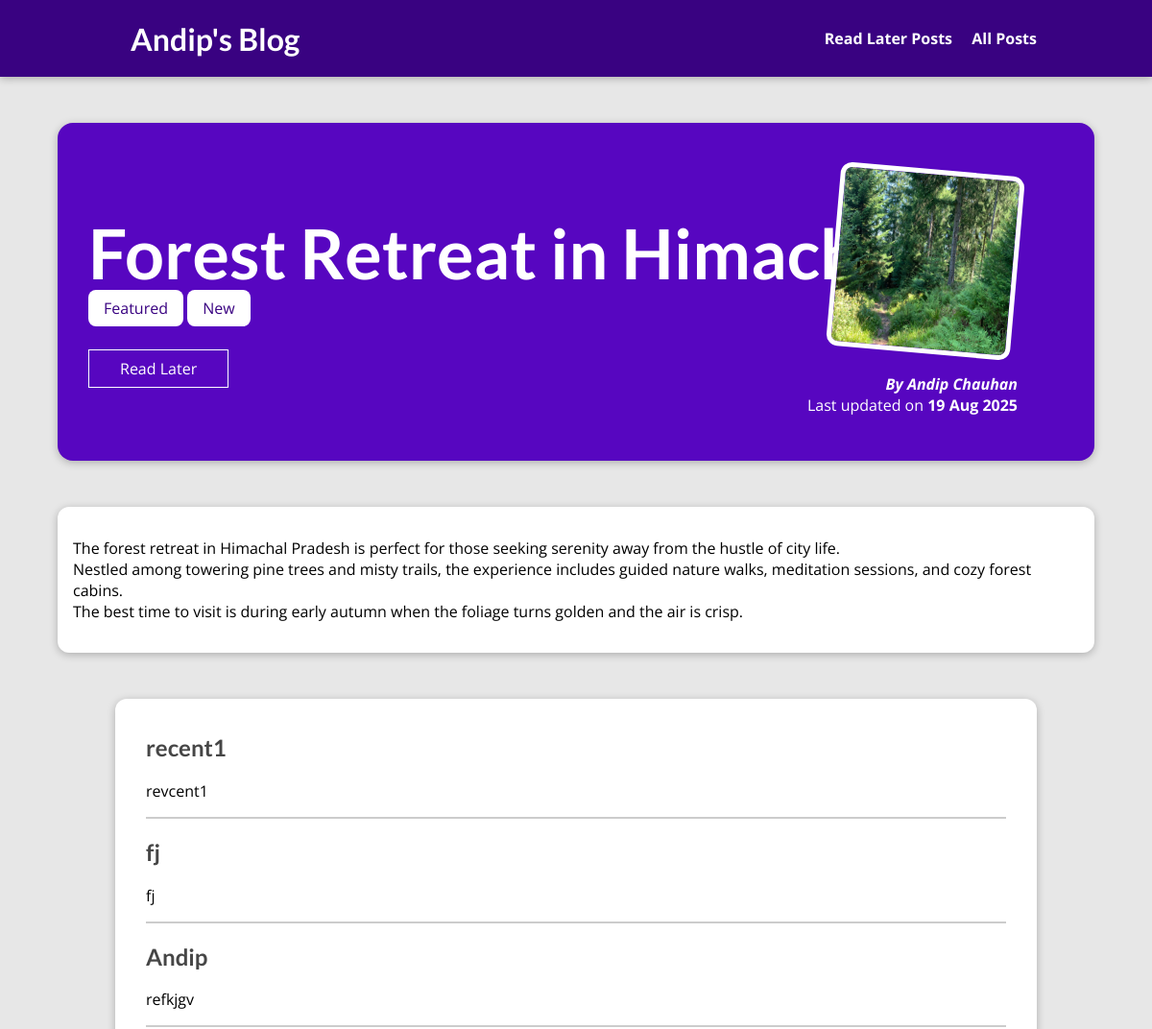
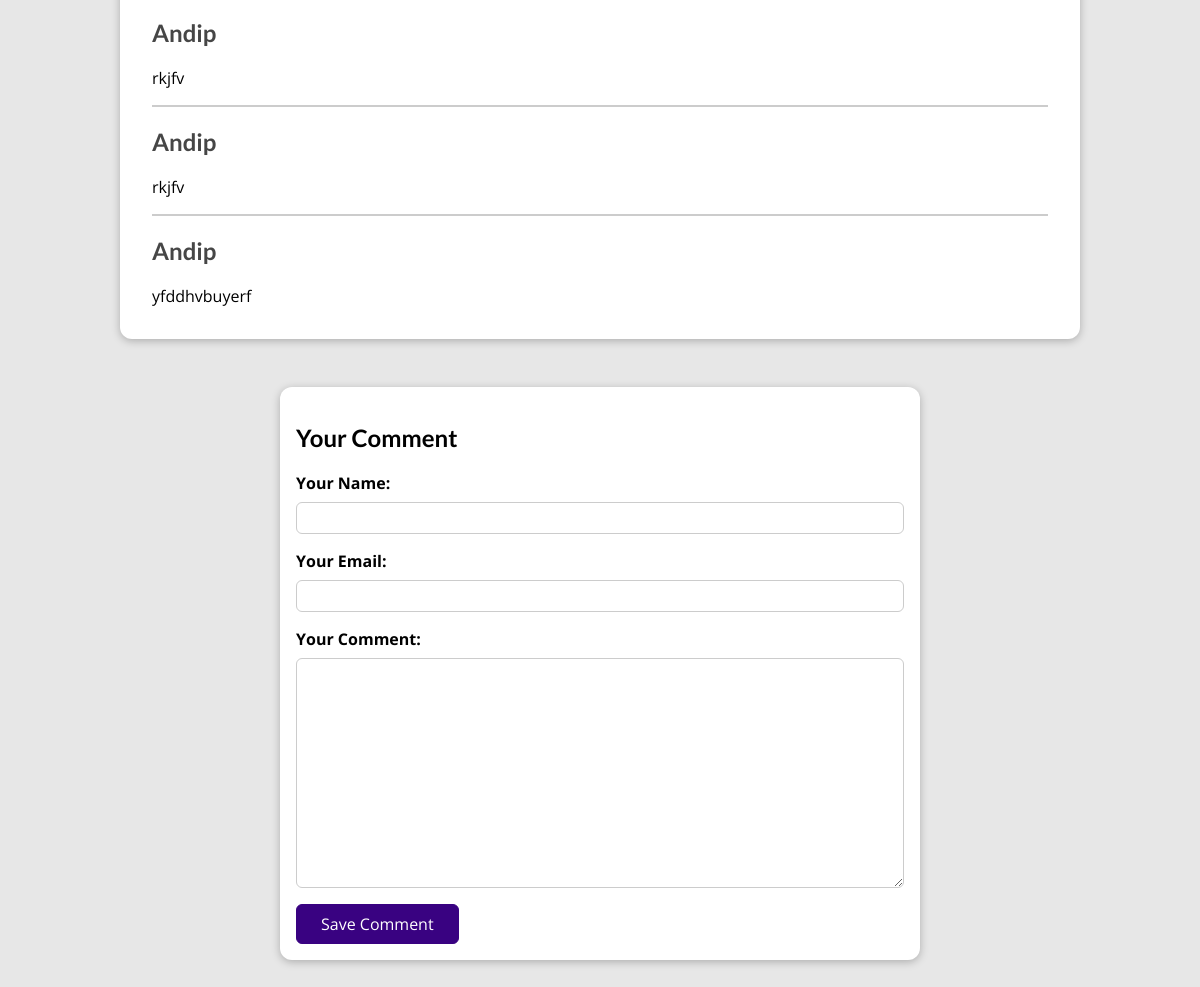
The app's page /posts/forest-retreat with its own data (2 pictures, top to bottom).
### blog/models.py (models this page shows, shortened)
class Post(models.Model):
    title = models.CharField(max_length=200)
    excerpt = models.CharField(max_length=300)
    image = models.ImageField(upload_to="posts", null=True)
    date = models.DateField(auto_now_add=True)
    slug = models.SlugField(unique=True, db_index=True)
    content = models.TextField(validators=[MinLengthValidator(10)])
    author = models.ForeignKey(
        Author, on_delete=models.SET_NULL, null=True, related_name="posts"
    )
    tag = models.ManyToManyField(Tag, related_name="posts")

class Tag(models.Model):
    caption = models.CharField(max_length=50)

class Author(models.Model):
    first_name = models.CharField(max_length=100)
    last_name = models.CharField(max_length=100)
    email = models.EmailField(max_length=254)
    def full_name(self):
        return f"{self.first_name} {self.last_name}"
    def __str__(self):
        return self.full_name()

class Comment(models.Model):
    user_name = models.CharField(max_length=100)
    user_email = models.EmailField(max_length=254)
    text = models.TextField(max_length=400)
    post = models.ForeignKey(Post, on_delete=models.CASCADE, related_name="comments")

### blog/views.py (the view, shortened to what this page needs)
# urls.py: path('posts/<slug:slug>', views.SinglePostView.as_view(), name='post-detail-page'),   # /posts/<post_title>
class SinglePostView(View):
    def is_stored_post(self, request, post_id):
        stored_posts = request.session.get("stored_posts")
        if stored_posts is not None:
            saved = post_id in stored_posts
        else:
            saved = False
        return saved
    def get(self,request, slug):
        target_post = Post.objects.get(slug=slug)
        context = {
            'post' : target_post,
            'post_tags': target_post.tag.all(),
            'comment_form': CommentForm(),
            'comments': target_post.comments.all().order_by("-id"),
            'saved': self.is_stored_post(request, target_post.id)
        }
        return render(request, 'blog/post-detail.html', context)

### blog/forms.py
class CommentForm(forms.ModelForm):
    class Meta:
        model = Comment
        exclude = ["post"]
        labels = {
            "user_name": "Your Name",
            "user_email": "Your Email",
            "text": "Your Comment"
        }

### blog/templates/blog/post-detail.html (shortened to what this page needs)
{% extends "base.html" %}
{% load static %}
{% block css_files %}
<link rel="stylesheet" href="{% static 'blog/post-detail.css' %}">
{% endblock css_files %}
{% block content %}
<section id="summary">
    <h2> {{ post.title }} </h2>
    <div>
        {% for tag in post_tags %}
            <span class="tag">{{ tag.caption }}</span>
        {% endfor %}
    </div>
    <div id="read-later">
        <form action="{% url "read-later" %}" method="POST">
            <button>
                {% if saved %}
                Remove from Read Later
                {% else %}
                Read Later
                {% endif %}
            </button>
        </form>
    </div>
    <article>
        <img src="{{ post.image.url }}" alt="Post Title">
        <address> <a href="mailto:{{ post.author.email }}"> By {{post.author}}  </a> </address>
        <div>
            Last updated on <time> {{ post.date|date:"d M Y"  }} </time>
        </div>
    </article>
</section>
<main>
   <p> {{ post.content|linebreaks }} </p>
</main>
<section id="comments">
    <ul>
        {% for comment in comments %}
        <li>
            <h2>{{comment.user_name}}</h2>
            <p>{{ comment.text | linebreaks }}</p>
        </li>
        {% endfor %}
    </ul>
</section>
<section id='comment-form'>
    <h2>Your Comment</h2>
    <form action="{% url "post-detail-page" post.slug %}" method='POST'>
        {% for field in comment_form %}
        <div class="form-control {% if field.errors %}invalid{% endif %}">
            {{ field.label_tag }}
            {{ field }}
        </div>
        {% endfor %}
        <button>Save Comment</button>
    </form>
</section>
{% endblock content %}

### static/app.css (style rules this page uses)
* { box-sizing: border-box; }
html { font-family: 'Open Sans', 'Lato', sans-serif; }
body { margin: 0; }
h1, h2, h3 { font-family: 'Lato', sans-serif; font-weight: bold; }

### blog/static/blog/post-detail.css (style rules this page uses)
body { background-color: #e7e7e7; }
#summary { margin: 8rem auto 3rem auto; padding: 2rem; width: 90%; max-width: 90rem; border-radius: 16px; background-color: #5706c0; position: relative; box-shadow: 0 2px 8px rgba(0, 0, 0, 0.25); height: 22rem; }
#summary h2 { color: white; font-size: 4.5rem; margin-bottom: 0.25rem; }
#summary article { position: absolute; top: 2rem; right: 3rem; padding: 1rem 2rem; border-radius: 12px; text-align: right; color: white; }
#summary article img { width: 12rem; height: 12rem; border-radius: 12px; transform: rotateZ(5deg); border: 5px solid white; margin-bottom: 1rem; }
#summary address { font-weight: bold; }
#summary a { color: white; text-decoration: none; }
#summary time { font-weight: bold; }
#read-later { margin: 2rem 0; }
#read-later button { background-color: transparent; border: 1px solid white; padding: 0.5rem 2rem; font: inherit; color: white; cursor: pointer; }
main { width: 90%; max-width: 90rem; margin: 3rem auto; background-color: white; padding: 1rem; border-radius: 12px; box-shadow: 0 2px 8px rgba(0, 0, 0, 0.25); }
.tag { background-color: white; color: #390281; padding: 0.5rem 1rem; border-radius: 8px; }
#comment-form { margin: 3rem auto; width: 90%; max-width: 40rem; border-radius: 12px; background-color: white; box-shadow: 0 2px 8px rgba(0, 0, 0, 0.25); padding: 1rem; }
#comment-form button { font: inherit; background-color: #390281; color: white; border: 1px solid #390281; padding: 0.5rem 1.5rem; border-radius: 6px; cursor: pointer; }
.form-control { margin-bottom: 1rem; }
.form-control label { font-weight: bold; margin-bottom: 0.5rem; display: block; }
.form-control input, .form-control textarea { display: block; width: 100%; font: inherit; padding: 0.25rem; border-radius: 6px; border: 1px solid #ccc; }
#comments { margin: 3rem auto; width: 90%; max-width: 60rem; border-radius: 12px; background-color: white; box-shadow: 0 2px 8px rgba(0, 0, 0, 0.25); padding: 1rem 2rem; }
#comments ul { list-style: none; margin: 0; padding: 0; }
#comments li { margin-bottom: 1rem; border-bottom: 2px solid #ccc; }
#comments li:last-of-type { border-bottom: none; }
#comments h2 { color: #464646; }

### records on screen
Post: title "Forest Retreat in Himachal", image (picture), author "Andip Chauhan", date "19 Aug 2025", content "The forest retreat in Himachal Pradesh is perfect for those seeking serenity away from the hustle of city life. Nestled among towering pine trees and misty trails, the experience includes guided nature walks, meditation sessions, and cozy forest cabins. The best time to visit is during early autumn when the foliage turns golden and the air is crisp."
Tag: caption "Featured"
Tag: caption "New"
Comment: user_name "recent1", text "revcent1"
Comment: user_name "fj", text "fj"
Comment: user_name "Andip", text "refkjgv"
Comment: user_name "Andip", text "rkjfv"
Comment: user_name "Andip", text "rkjfv"
Comment: user_name "Andip", text "yfddhvbuyerf"

### other values on screen
{{ field.label_tag }} "Your Name:" "Your Email:" "Your Comment:"
